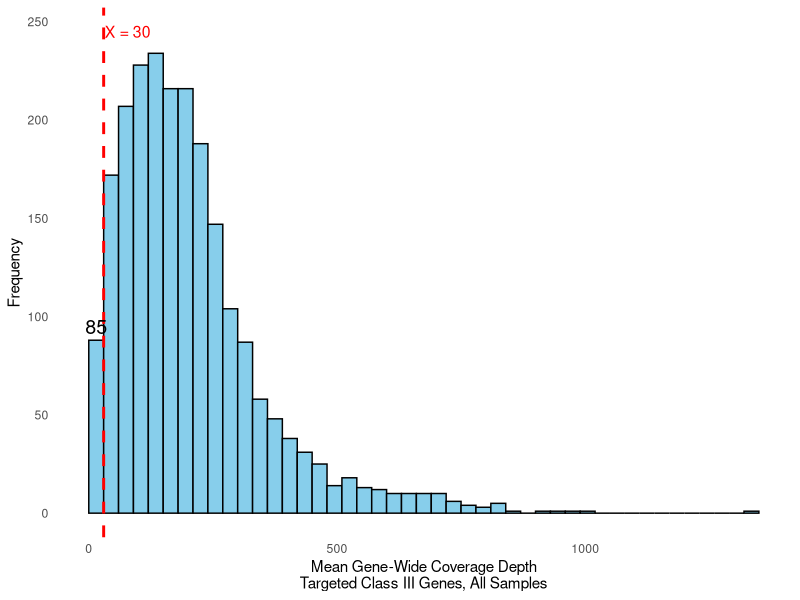
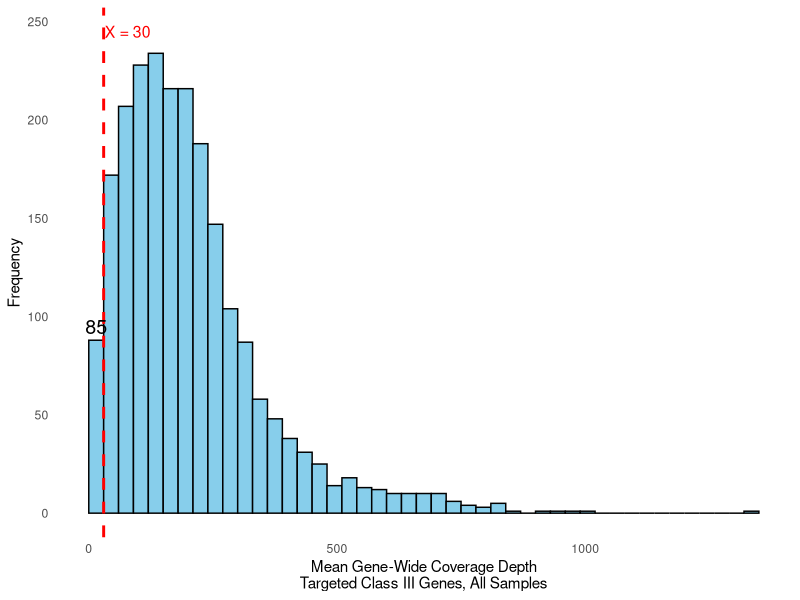

Write the R code that produced these figures, in order.
# Load required library
library(ggplot2)

# Set the working directory
setwd("/Users/matt/Documents/GitHub/mhc/scripts/visualizations/histogram/")

# Read the data without setting row.names
data <- read.table("pacbio_genes2.txt", header = TRUE, sep = "\t", stringsAsFactors = FALSE)

# Convert the data to a long format
long_data <- as.numeric(unlist(data[, -1])) # Skip the first column if it contains non-numerical data

# Remove non-finite values
long_data <- long_data[is.finite(long_data)]

# Create a data frame for ggplot2
plot_data <- data.frame(values = long_data)

# Count how many values fall in the first bin (0 <= x < 30)
first_bin_count <- sum(plot_data$values >= 0 & plot_data$values < 30)

# Create a histogram with enhancements
figure <- ggplot(plot_data, aes(x = values)) +
  geom_histogram(binwidth = 30, fill = "skyblue", color = "black", boundary = 0) + 
  labs(x = "Mean Gene-Wide Coverage Depth\nTargeted Class III Genes, All Samples", y = "Frequency") +
  theme_minimal() +
  theme(
    panel.grid.major = element_blank(), # Remove major grid lines
    panel.grid.minor = element_blank()  # Remove minor grid lines
  ) + 
  # Add a vertical red dotted line at x = 30
  geom_vline(xintercept = 30, linetype = "dashed", color = "red", size = 1) +
  # Add a label for the first bin
  annotate(
    "text",
    x = 15,                     # Center of the first bin (0 to 30)
    y = first_bin_count + 10,   # Slightly above the bin height
    label = paste(first_bin_count),
    color = "black",
    size = 5
  ) +
  # Add a label for the vertical line
  annotate(
    "text",
    x = 32,                      # Slightly to the right of the line for visibility
    y = 245,
    label = "X = 30",
    hjust = 0,                   # Left-align the text
    color = "red",
    size = 4
  )

figure

ggsave(filename = "histogram.png", plot = figure, width=169, units = "mm")

